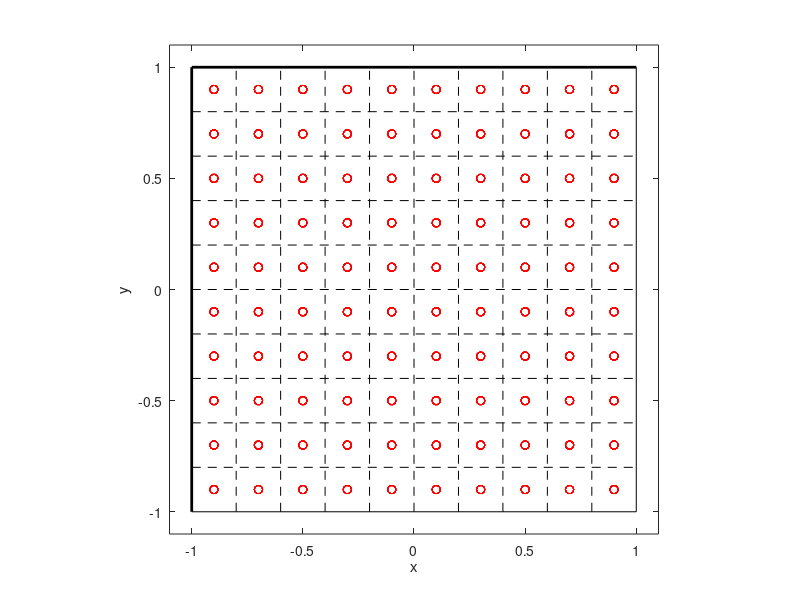

Write MATLAB code to recreate this figure.
% Plot the grid for an high value of DeltaA so that it is understandable

dx = 0.2;
x = -1:dx:1;

figure
plot([-1,-1],[-1,1],'k','LineWidth',2);
hold on
plot([1,1],[-1,1],'k',[-1,1],[-1,-1],'k',[-1,1],[1,1],'k','LineWidth',2)

for i = 2 : length(x) - 1
    plot([-1,1],[x(i),x(i)],'--k')
    plot([x(i),x(i)],[-1,1],'--k')
    plot(x(i)-dx/2 * ones(length(x)-1),x(2)-dx/2:dx:x(end)-dx/2,'or')
end

plot(x(end)-dx/2 * ones(length(x)-1),x(2)-dx/2:dx:x(end)-dx/2,'or')
xlabel('x')
ylabel('y')
axis([-1.1 1.1 -1.1 1.1])
axis equal
